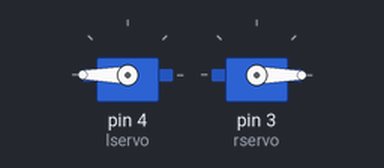
Simulated run of this sketch. Board: Arduino Uno, built with avr-gcc and run on an emulated ATmega328P. Parts: 2 × servo.

Above: at 0.55 s.
At 6.0 s:
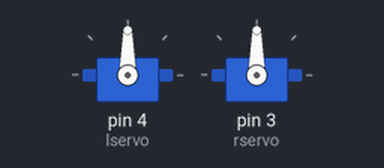
Timing chart, 0 to 7.7 s (numbered marks = the images above):
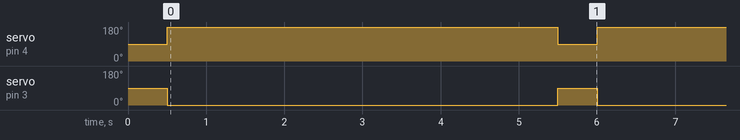

The sketch:

MiniBot_ServoTest.ino
```cpp
#include <Servo.h>
Servo lservo;
Servo rservo;

void setup() {
  // put your setup code here, to run once:
  lservo.attach(4);
  rservo.attach(3);
  lservo.write(90);
  rservo.write(90);
  delay(500);
}

void loop() {
  // put your main code here, to run repeatedly:
  lservo.write(180);
  rservo.write(0);
  delay(5000);
  lservo.write(90);
  rservo.write(90);
  delay(500);
  /*lservo.write(0);
  rservo.write(180);
  delay(1000);
  lservo.write(90);
  rservo.write(90);
  delay(500);*/
}
```

Measured:
- by itself, servo on pin 4 (lservo): alternates 180° for 5.0 s and 90° for 0.50 s
- by itself, servo on pin 3 (rservo): alternates 90° for 0.50 s and 0° for 5.0 s
